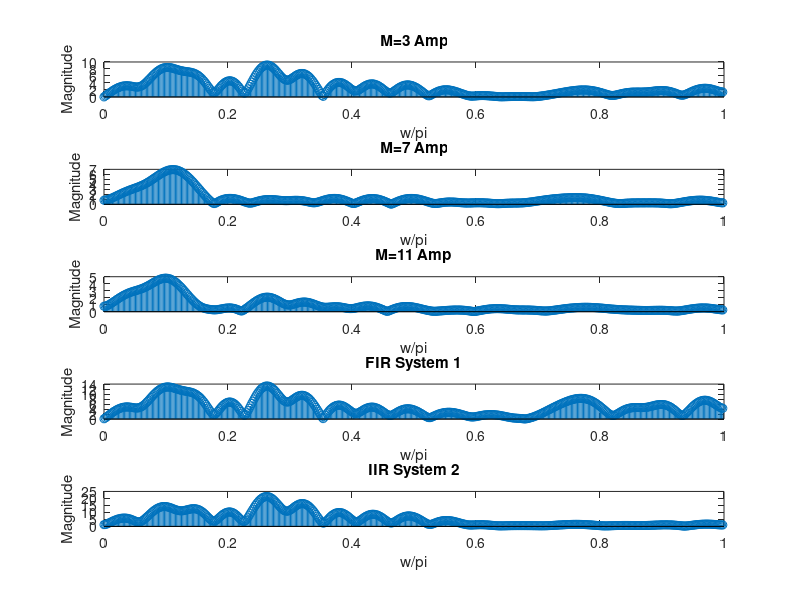

MATLAB code for this plot:
n=-20:20;
x1=sin(2*pi*0.5*n);
k=randn(1,length(n));
x=x1+k;
M=3;
b=(ones(1,M)*(1/M));
a=[1];
y=filter(b,a,x);
[m,w]=freqz(y)
subplot(511)
stem((w/pi),abs(m))
title('M=3 Amp')
xlabel('w/pi')
ylabel('Magnitude')


M=7;
bs1=(ones(1,M)*(1/M));
y1=filter(bs1,a,x);
[m1,w1]=freqz(y1)
subplot(512)
stem((w1/pi),abs(m1))
title('M=7 Amp')
xlabel('w/pi')
ylabel('Magnitude')


M=11;
bs2=(ones(1,M)*(1/M));
y2=filter(bs2,a,x);
[m2,w2]=freqz(y2)
subplot(513)
stem((w2/pi),abs(m2))
title('M=11 Amp')
xlabel('w/pi')
ylabel('Magnitude')


myb1=[0.5 0.27 0.77];
myb2=[0.45 0.5 0.45];
mya=[1 -0.53 0.46];
s1=filter(myb1,a,x)
[k,wp]=freqz(s1)
subplot(514)
stem((wp/pi),abs(k))
title('FIR System 1')
xlabel('w/pi')
ylabel('Magnitude')
s2=filter(myb2,mya,x)
[K1,W1]=freqz(s2)
subplot(515)
stem((W1/pi),abs(K1))
title('IIR System 2')
xlabel('w/pi')
ylabel('Magnitude')
